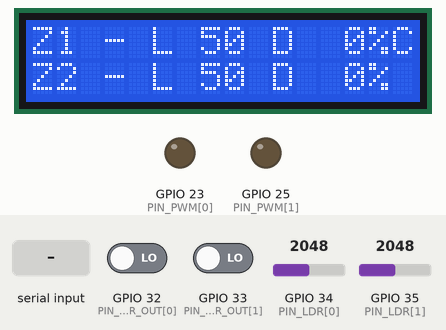
The sketch below on a simulated ESP32. On the bench: 16×2 character LCD, output pins drawn as LEDs (lit = HIGH). The inputs (shaded band) are chosen by the test bench; at power-on: GPIO 32 (PIN_RADAR_OUT[0]) LOW, GPIO 33 (PIN_RADAR_OUT[1]) LOW, GPIO 34 (PIN_LDR[0]) = 2048, GPIO 35 (PIN_LDR[1]) = 2048 (analog values on the 0–4095 scale). What the sketch prints to the serial monitor is not drawn.

Above: at 2.7 s.
2.8 s: "A" received over Serial
At 3.7 s:
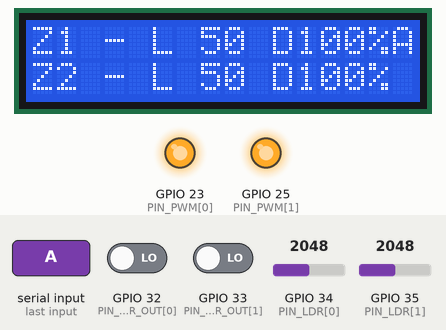
4.6 s: "B" received over Serial
At 5.4 s:
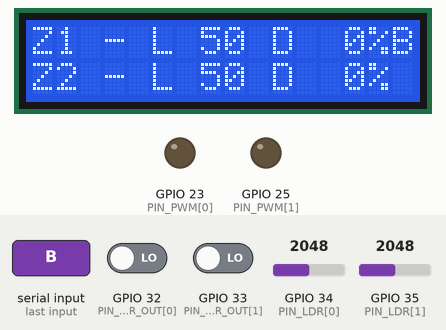
6.1 s: GPIO 32 (PIN_RADAR_OUT[0]) driven HIGH
At 6.6 s:
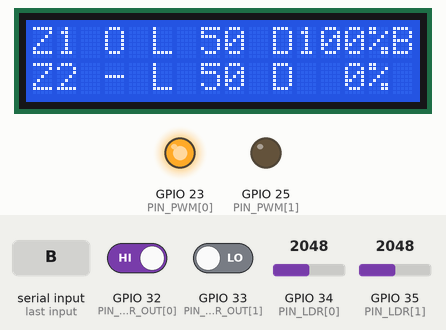
7.6 s: GPIO 33 (PIN_RADAR_OUT[1]) driven HIGH
At 8.8 s:
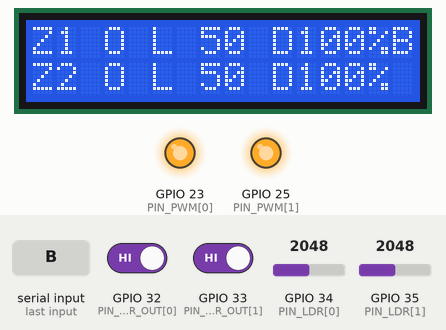
9.1 s: "C" received over Serial
At 10.0 s:
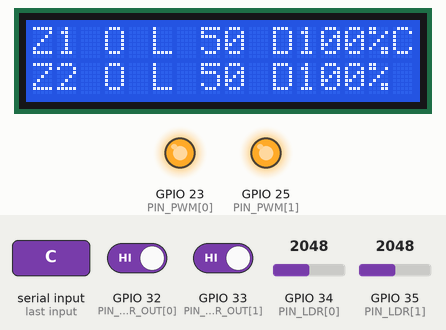
10.6 s: GPIO 34 (PIN_LDR[0]) set to 2187
At 11.26 s:
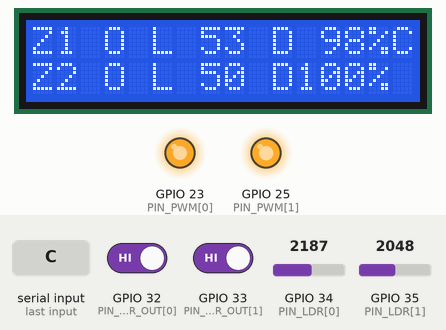
Timing chart, 0 to 15.8 s (numbered marks = the images above; inputs shaded):
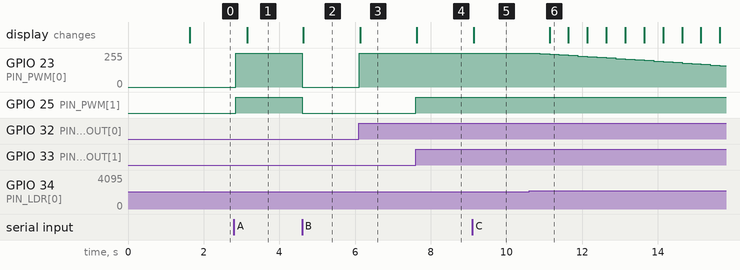

The sketch:

day1.ino
```cpp
#include <Arduino.h>
#include <Wire.h>
#include <LiquidCrystal_I2C.h>

// ----------------------------------------------------------------------------
//  1. PIN MAP
// ----------------------------------------------------------------------------
#define NUM_ZONES 2

const uint8_t PIN_PWM[NUM_ZONES]       = {23, 25};  // -> XY-MOS PWM inputs
const uint8_t PIN_LDR[NUM_ZONES]       = {34, 35};  // ADC1, input-only pins
const uint8_t PIN_RADAR_OUT[NUM_ZONES] = {32, 33};  // LD2410 OUT (fallback)
const int8_t  RADAR_RX[NUM_ZONES]      = {16, 26};  // ESP32 RX  <- LD2410 TX
const int8_t  RADAR_TX[NUM_ZONES]      = {17, 27};  // ESP32 TX  -> LD2410 RX
const int8_t  PIN_SDA = 21;
const int8_t  PIN_SCL = 22;

HardwareSerial* radarSerial[NUM_ZONES] = {&Serial2, &Serial1};

// ----------------------------------------------------------------------------
//  2. TUNABLE SETTINGS  (calibrate these on your bench!)
// ----------------------------------------------------------------------------
const uint8_t  LCD_ADDR        = 0x27;      // try 0x3F if the screen stays blank
const uint32_t RADAR_BAUD      = 256000;    // LD2410 factory default

// PWM
const uint32_t PWM_FREQ_HZ     = 5000;
const uint8_t  PWM_BITS        = 10;        // 0..1023
const uint16_t PWM_MAX         = (1 << PWM_BITS) - 1;

// Occupancy
const uint32_t HOLD_TIME_MS        = 15000; // keep "occupied" this long after last detection
const uint32_t RADAR_TIMEOUT_MS    = 2000;  // no UART frame for this long -> use OUT pin
const float    SETBACK_DUTY_PCT    = 0.0f;  // light level when zone is empty (0 = off)

// Illuminance feedback (raw ADC counts 0..4095; HIGHER = BRIGHTER by default)
const bool     LDR_INVERT          = false; // set true if your divider is wired the other way
float          TARGET_ADC[NUM_ZONES] = {2000.0f, 2000.0f}; // desired work-plane level
const float    DEADBAND_ADC        = 120.0f; // +/- band in which duty is not changed
const float    KI_PCT_PER_COUNT    = 0.010f; // integral gain per control step
const float    MAX_STEP_PCT        = 4.0f;   // max duty change per control step (anti-flicker)
const float    OCC_START_DUTY_PCT  = 30.0f;  // starting duty when someone enters
const float    MIN_OCC_DUTY_PCT    = 0.0f;   // floor while occupied (set e.g. 10 to never go fully off)
const float    RAMP_DOWN_STEP_PCT  = 3.0f;   // fade-out speed when zone empties

// Timing (non-blocking scheduler)
const uint32_t LDR_SAMPLE_MS    = 20;
const uint32_t RADAR_POLL_MS    = 1;        // drain UART frequently
const uint32_t CONTROL_MS       = 250;
const uint32_t LCD_MS           = 500;
const uint32_t LOG_MS           = 1000;

// ----------------------------------------------------------------------------
//  3. DATA TYPES
// ----------------------------------------------------------------------------
enum ControlMode { MODE_A_FULL = 'A', MODE_B_ONOFF = 'B', MODE_C_ADAPTIVE = 'C' };

// --- Minimal LD2410 basic-mode data-frame parser (no external library) -------
// Frame: F4 F3 F2 F1 | len(2,LE) | data[len] | F8 F7 F6 F5
// data : 02 AA | state | moveDist(2) | moveEn | statDist(2) | statEn | detDist(2) | 55 00
// state: 0 none, 1 moving, 2 stationary, 3 moving+stationary
struct RadarParser {
  uint8_t  buf[48];
  uint8_t  idx = 0;
  bool     present = false;
  uint16_t detectCm = 0;
  uint32_t lastFrameMs = 0;

  void feed(uint8_t b) {
    static const uint8_t HDR[4] = {0xF4, 0xF3, 0xF2, 0xF1};
    static const uint8_t FTR[4] = {0xF8, 0xF7, 0xF6, 0xF5};

    if (idx < 4) {                              // looking for header
      if (b == HDR[idx]) buf[idx++] = b;
      else { idx = 0; if (b == HDR[0]) buf[idx++] = b; }
      return;
    }
    buf[idx++] = b;
    if (idx == 6) {                             // length known
      uint16_t len = buf[4] | (buf[5] << 8);
      if (len < 4 || len > 32) { idx = 0; return; }
    }
    if (idx >= 6) {
      uint16_t len   = buf[4] | (buf[5] << 8);
      uint8_t  total = 6 + len + 4;
      if (idx >= total) {
        bool footerOk = true;
        for (uint8_t i = 0; i < 4; i++)
          if (buf[6 + len + i] != FTR[i]) footerOk = false;
        const uint8_t* d = &buf[6];
        if (footerOk && d[0] == 0x02 && d[1] == 0xAA && d[2] <= 3) {
          present     = (d[2] != 0);
          detectCm    = d[9] | (d[10] << 8);
          lastFrameMs = millis();
        }
        idx = 0;
      }
      if (idx >= sizeof(buf)) idx = 0;          // safety
    }
  }
};

struct Zone {
  RadarParser radar;
  bool     occupied      = false;
  bool     prevOccupied  = false;
  uint32_t lastPresentMs = 0;
  float    ldrFiltered   = 0;     // filtered ADC counts (brightness-oriented)
  float    dutyPct       = 0;     // 0..100
  bool     radarUartOk   = false;
};

// ----------------------------------------------------------------------------
//  4. GLOBALS
// ----------------------------------------------------------------------------
LiquidCrystal_I2C lcd(LCD_ADDR, 16, 2);
Zone        zones[NUM_ZONES];
ControlMode mode = MODE_C_ADAPTIVE;

uint32_t tLdr = 0, tControl = 0, tLcd = 0, tLog = 0;

// ----------------------------------------------------------------------------
//  5. PWM (compatible with ESP32 core 2.x and 3.x)
// ----------------------------------------------------------------------------
void pwmInit() {
  for (uint8_t z = 0; z < NUM_ZONES; z++) {
#if ESP_ARDUINO_VERSION >= ESP_ARDUINO_VERSION_VAL(3, 0, 0)
    ledcAttach(PIN_PWM[z], PWM_FREQ_HZ, PWM_BITS);
    ledcWrite(PIN_PWM[z], 0);
#else
    ledcSetup(z, PWM_FREQ_HZ, PWM_BITS);
    ledcAttachPin(PIN_PWM[z], z);
    ledcWrite(z, 0);
#endif
  }
}

void pwmWritePercent(uint8_t z, float pct) {
  pct = constrain(pct, 0.0f, 100.0f);
  uint32_t duty = (uint32_t)(pct * PWM_MAX / 100.0f + 0.5f);
#if ESP_ARDUINO_VERSION >= ESP_ARDUINO_VERSION_VAL(3, 0, 0)
  ledcWrite(PIN_PWM[z], duty);
#else
  ledcWrite(z, duty);
#endif
}

// ----------------------------------------------------------------------------
//  6. SENSOR HANDLING
// ----------------------------------------------------------------------------
void ldrUpdate() {                              // exponential moving average
  for (uint8_t z = 0; z < NUM_ZONES; z++) {
    int raw = analogRead(PIN_LDR[z]);
    if (LDR_INVERT) raw = 4095 - raw;
    if (zones[z].ldrFiltered == 0) zones[z].ldrFiltered = raw;   // first sample
    zones[z].ldrFiltered += 0.1f * (raw - zones[z].ldrFiltered);
  }
}

void radarDrain() {                             // non-blocking UART read
  for (uint8_t z = 0; z < NUM_ZONES; z++) {
    while (radarSerial[z]->available()) zones[z].radar.feed(radarSerial[z]->read());
  }
}

void occupancyUpdate() {
  uint32_t now = millis();
  for (uint8_t z = 0; z < NUM_ZONES; z++) {
    Zone& Z = zones[z];
    Z.radarUartOk = (Z.radar.lastFrameMs != 0) && (now - Z.radar.lastFrameMs < RADAR_TIMEOUT_MS);

    // Primary: UART data frames.  Fallback: LD2410 OUT pin (HIGH = presence).
    bool rawPresent = Z.radarUartOk ? Z.radar.present : (digitalRead(PIN_RADAR_OUT[z]) == HIGH);

    Z.prevOccupied = Z.occupied;
    if (rawPresent) {
      Z.lastPresentMs = now;
      Z.occupied = true;
    } else if (Z.occupied && (now - Z.lastPresentMs > HOLD_TIME_MS)) {
      Z.occupied = false;                       // hold time expired
    }
  }
}

// ----------------------------------------------------------------------------
//  7. CONTROL LOGIC
// ----------------------------------------------------------------------------
void controlZone(uint8_t z) {
  Zone& Z = zones[z];

  switch (mode) {
    case MODE_A_FULL:                           // fixed full output
      Z.dutyPct = 100.0f;
      break;

    case MODE_B_ONOFF:                          // occupancy ON/OFF
      Z.dutyPct = Z.occupied ? 100.0f : 0.0f;
      break;

    case MODE_C_ADAPTIVE:
    default:
      if (!Z.occupied) {
        // Empty: fade smoothly down to the setback level
        if (Z.dutyPct > SETBACK_DUTY_PCT) {
          Z.dutyPct -= RAMP_DOWN_STEP_PCT;
          if (Z.dutyPct < SETBACK_DUTY_PCT) Z.dutyPct = SETBACK_DUTY_PCT;
        } else {
          Z.dutyPct = SETBACK_DUTY_PCT;
        }
      } else {
        // Someone just arrived: jump to a sensible start so they are not in the dark
        if (!Z.prevOccupied && Z.dutyPct < OCC_START_DUTY_PCT) Z.dutyPct = OCC_START_DUTY_PCT;

        // Integral feedback: error > 0 means too dark -> brighten
        float err = TARGET_ADC[z] - Z.ldrFiltered;
        if (fabsf(err) > DEADBAND_ADC) {
          float step = constrain(KI_PCT_PER_COUNT * err, -MAX_STEP_PCT, MAX_STEP_PCT);
          Z.dutyPct += step;
        }
        Z.dutyPct = constrain(Z.dutyPct, MIN_OCC_DUTY_PCT, 100.0f);
      }
      break;
  }
  pwmWritePercent(z, Z.dutyPct);
}

// ----------------------------------------------------------------------------
//  8. DISPLAY & LOGGING
// ----------------------------------------------------------------------------
void lcdUpdate() {
  char line[17];
  for (uint8_t z = 0; z < NUM_ZONES; z++) {
    int lightPct = (int)(zones[z].ldrFiltered * 100.0f / 4095.0f + 0.5f);
    int dutyPct  = (int)(zones[z].dutyPct + 0.5f);
    // e.g. "Z1 O L 72 D100% " (O = occupied, - = empty); last char of row 1 = mode
    snprintf(line, sizeof(line), "Z%d %c L%3d D%3d%%%c",
             z + 1, zones[z].occupied ? 'O' : '-', lightPct, dutyPct,
             (z == 0) ? (char)mode : ' ');
    lcd.setCursor(0, z);
    lcd.print(line);
  }
}

void serialLog() {
  // CSV: ms,mode,zone,occupied,radarUART,ldrAdc,target,duty%
  for (uint8_t z = 0; z < NUM_ZONES; z++) {
    Serial.printf("%lu,%c,%d,%d,%d,%.0f,%.0f,%.1f\n",
                  (unsigned long)millis(), (char)mode, z + 1,
                  zones[z].occupied, zones[z].radarUartOk,
                  zones[z].ldrFiltered, TARGET_ADC[z], zones[z].dutyPct);
  }
}

void serialCommands() {
  while (Serial.available()) {
    char c = toupper(Serial.read());
    if (c == 'A' || c == 'B' || c == 'C') {
      mode = (ControlMode)c;
      Serial.printf("# Mode set to %c\n", c);
    } else if (c == 'T') {                      // quick calibration: current light = target
      for (uint8_t z = 0; z < NUM_ZONES; z++) TARGET_ADC[z] = zones[z].ldrFiltered;
      Serial.printf("# Targets set to current light: Z1=%.0f Z2=%.0f\n", TARGET_ADC[0], TARGET_ADC[1]);
    }
  }
}

// ----------------------------------------------------------------------------
//  9. SETUP / LOOP
// ----------------------------------------------------------------------------
void setup() {
  Serial.begin(115200);

  pwmInit();                                    // LEDs off at start

  analogReadResolution(12);
  for (uint8_t z = 0; z < NUM_ZONES; z++) {
    analogSetPinAttenuation(PIN_LDR[z], ADC_11db);   // 0..~3.3 V range
    pinMode(PIN_RADAR_OUT[z], INPUT);
    radarSerial[z]->begin(RADAR_BAUD, SERIAL_8N1, RADAR_RX[z], RADAR_TX[z]);
  }

  Wire.begin(PIN_SDA, PIN_SCL);
  lcd.init();
  lcd.backlight();
  lcd.setCursor(0, 0); lcd.print("Smart Lighting");
  lcd.setCursor(0, 1); lcd.print("Group C - ESP32");
  delay(1500);                                  // one-time splash only
  lcd.clear();

  Serial.println("# ms,mode,zone,occupied,radarUART,ldrAdc,targetAdc,duty%");
  Serial.println("# Commands: A/B/C = mode, T = set current light as target");
}

void loop() {
  uint32_t now = millis();

  radarDrain();                                 // keep UART buffers empty
  serialCommands();

  if (now - tLdr >= LDR_SAMPLE_MS) {
    tLdr = now;
    ldrUpdate();
  }

  if (now - tControl >= CONTROL_MS) {
    tControl = now;
    occupancyUpdate();
    for (uint8_t z = 0; z < NUM_ZONES; z++) controlZone(z);
  }

  if (now - tLcd >= LCD_MS) {
    tLcd = now;
    lcdUpdate();
  }

  if (now - tLog >= LOG_MS) {
    tLog = now;
    serialLog();
  }
}
```

Measured:
- after the input at 2.8 s, GPIO 23 (PIN_PWM[0]): 0/255 → 255/255 after 0.05 s; GPIO 25 (PIN_PWM[1]): LOW → HIGH after 0.05 s; the display: changes after 0.35 s (image 1)
- after the input at 4.6 s, GPIO 23 (PIN_PWM[0]): 255/255 → 0/255 at once; GPIO 25 (PIN_PWM[1]): HIGH → LOW at once; the display: changes at once (image 2)
- after the input at 6.1 s, GPIO 23 (PIN_PWM[0]): 0/255 → 255/255 at once; the display: changes at once (image 3)
- after the input at 7.6 s, GPIO 25 (PIN_PWM[1]): LOW → HIGH at once; the display: changes at once (image 4)
- after the input at 9.1 s, the display: changes at once (image 5)
- after the input at 10.6 s, GPIO 23 (PIN_PWM[0]): moves from 255/255 to 161/255 over 4.8 s, starting after 0.29 s; the display: changes after 0.54 s (image 6)
- what the display in image 6 shows lasts 0.5 s, from 11.1 s to 11.6 s
